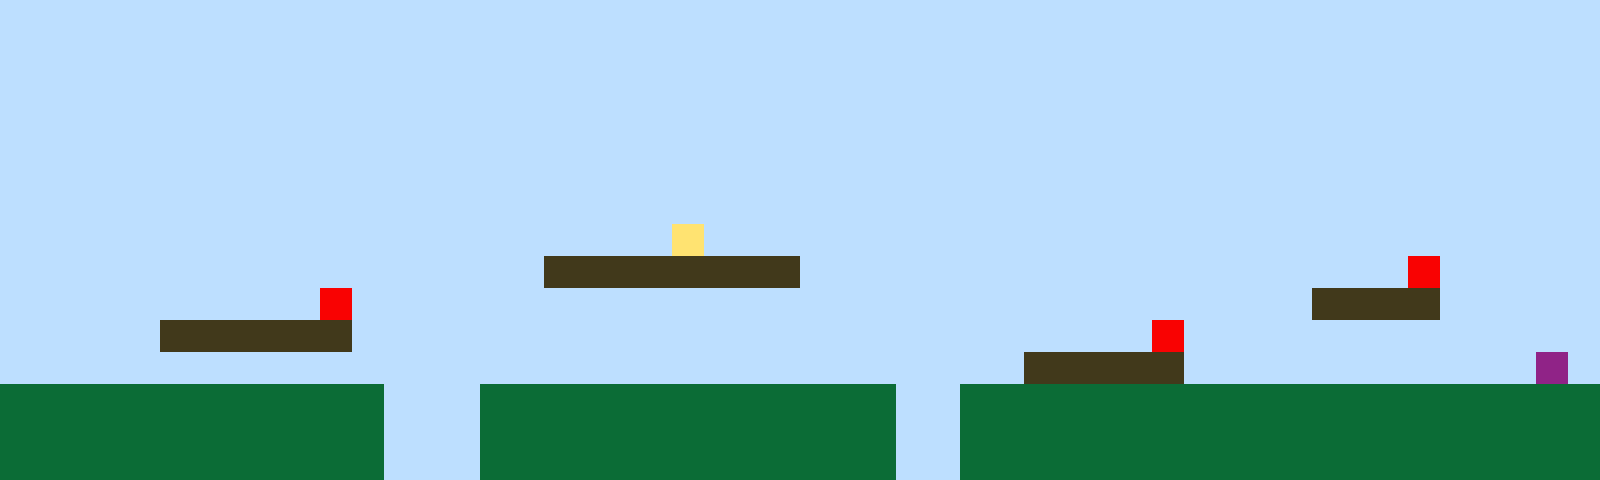

This is a level from a 2D game, rendered from its Tiled map with the project's own tilesets. A one-line summary and the complete map file follow:
An orthogonal 50x15 tile map with 32x32 px tiles, 1 tile layer (Tile Layer 1).

<map version="1.10" tiledversion="1.11.2" orientation="orthogonal" renderorder="right-up" width="50" height="15" tilewidth="32" tileheight="32" infinite="0" nextlayerid="2" nextobjectid="1"><editorsettings><export target="map1.csv" format="csv" /></editorsettings><tileset firstgid="1" name="sprites" tilewidth="32" tileheight="32" tilecount="6" columns="3"><image source="sprites.png" width="96" height="64" /></tileset><layer id="1" name="Tile Layer 1" width="50" height="15"><data encoding="csv">1,1,1,1,1,1,1,1,1,1,1,1,1,1,1,1,1,1,1,1,1,1,1,1,1,1,1,1,1,1,1,1,1,1,1,1,1,1,1,1,1,1,1,1,1,1,1,1,1,1,1,1,1,1,1,1,1,1,1,1,1,1,1,1,1,1,1,1,1,1,1,1,1,1,1,1,1,1,1,1,1,1,1,1,1,1,1,1,1,1,1,1,1,1,1,1,1,1,1,1,1,1,1,1,1,1,1,1,1,1,1,1,1,1,1,1,1,1,1,1,1,1,1,1,1,1,1,1,1,1,1,1,1,1,1,1,1,1,1,1,1,1,1,1,1,1,1,1,1,1,1,1,1,1,1,1,1,1,1,1,1,1,1,1,1,1,1,1,1,1,1,1,1,1,1,1,1,1,1,1,1,1,1,1,1,1,1,1,1,1,1,1,1,1,1,1,1,1,1,1,1,1,1,1,1,1,1,1,1,1,1,1,1,1,1,1,1,1,1,1,1,1,1,1,1,1,1,1,1,1,1,1,1,1,1,1,1,1,1,1,1,1,1,1,1,1,1,1,1,1,1,1,1,1,1,1,1,1,1,1,1,1,1,1,1,1,1,1,1,1,1,1,1,1,1,1,1,1,1,1,1,1,1,1,1,1,1,1,1,1,1,1,1,1,1,1,1,1,1,1,1,1,1,1,1,1,1,1,1,1,1,1,1,1,1,1,1,1,1,1,1,1,1,1,1,1,1,1,1,1,1,1,1,1,1,1,1,1,1,1,1,1,1,1,1,1,1,1,1,1,1,1,1,1,1,1,1,1,1,1,1,1,1,1,1,1,1,1,1,1,1,4,1,1,1,1,1,1,1,1,1,1,1,1,1,1,1,1,1,1,1,1,1,1,1,1,1,1,1,1,1,1,1,1,1,1,1,1,1,1,1,1,1,1,1,1,1,3,3,3,3,3,3,3,3,1,1,1,1,1,1,1,1,1,1,1,1,1,1,1,1,1,1,1,5,1,1,1,1,1,1,1,1,1,1,1,1,1,1,1,5,1,1,1,1,1,1,1,1,1,1,1,1,1,1,1,1,1,1,1,1,1,1,1,1,1,1,1,1,1,1,3,3,3,3,1,1,1,1,1,1,1,1,1,1,3,3,3,3,3,3,1,1,1,1,1,1,1,1,1,1,1,1,1,1,1,1,1,1,1,1,1,1,1,1,1,5,1,1,1,1,1,1,1,1,1,1,1,1,1,1,1,1,1,1,1,1,1,1,1,1,1,1,1,1,1,1,1,1,1,1,1,1,1,1,1,1,1,1,1,1,1,3,3,3,3,3,1,1,1,1,1,1,1,1,1,1,1,6,1,2,2,2,2,2,2,2,2,2,2,2,2,1,1,1,2,2,2,2,2,2,2,2,2,2,2,2,2,1,1,2,2,2,2,2,2,2,2,2,2,2,2,2,2,2,2,2,2,2,2,2,2,2,2,2,2,2,2,2,2,2,2,1,1,1,2,2,2,2,2,2,2,2,2,2,2,2,2,1,1,2,2,2,2,2,2,2,2,2,2,2,2,2,2,2,2,2,2,2,2,2,2,2,2,2,2,2,2,2,2,2,2,1,1,1,2,2,2,2,2,2,2,2,2,2,2,2,2,1,1,2,2,2,2,2,2,2,2,2,2,2,2,2,2,2,2,2,2,2,2</data></layer></map>
